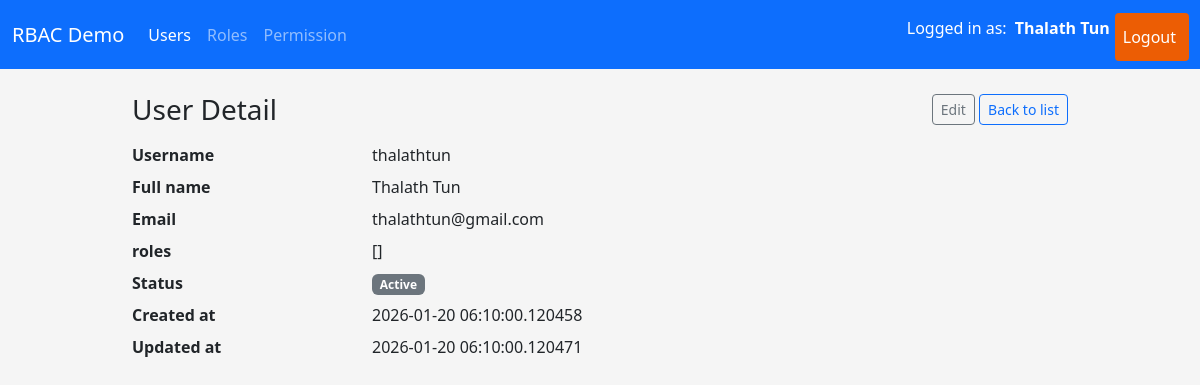
Before: /users/2 (signed in) with the older database file.
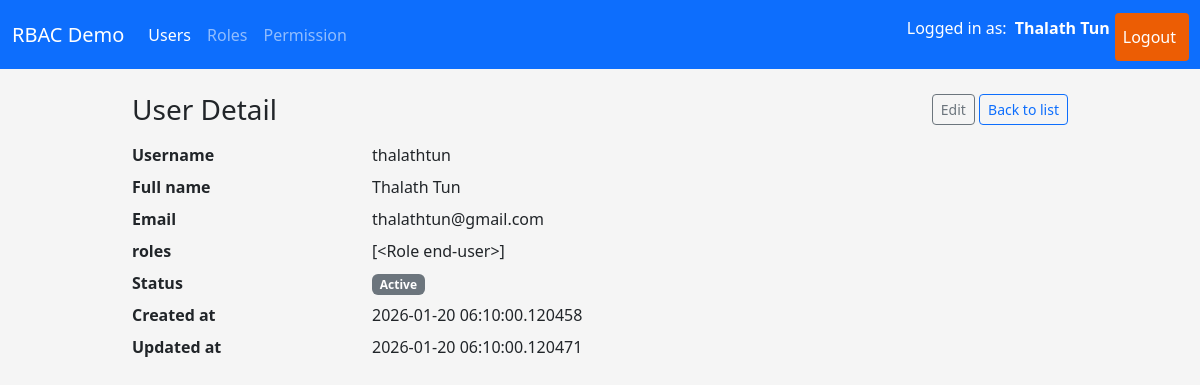
After: the same page with the newer database file.
### app/models/role.py (models this page shows, shortened)
class Role (db.Model):
    __tablename__ = "roles"
    id = db.Column(db.Integer, primary_key=True)
    name = db.Column(db.String(80), unique=True, nullable=False)
    description = db.Column(db.String(255))
    created_at = db.Column(db.DateTime, default=datetime.utcnow, nullable=False)
    updated_at = db.Column(
        db.DateTime, default=datetime.utcnow, onupdate=datetime.utcnow, nullable=False
    )
    users = db.relationship("User", secondary=user_roles, back_populates="roles")
    permissions = db.relationship("Permission", secondary=role_permissions, back_populates="roles")
    def __repr__(self) -> str:
        return f"<Role {self.name}>"

### app/routes/user_routes.py (the view)
@user_bp.route("/<int:user_id>")
@login_required
def detail(user_id: int):
    user = UserService.get_by_id(user_id)
    if user is None:
        abort(404)
    return render_template("users/detail.html", user=user)

### app/services/user_services.py (called while the page is built)
    @staticmethod
    def get_by_id(user_id: int) -> Optional[User]:
        return User.query.get(user_id)

### app/templates/users/detail.html (shortened to what this page needs)
{% extends "layouts/base.html" %}
{% block content %}
<div class="d-flex justify-content-between align-items-center mb-3">
    <h1 class="h3 mb-0">User Detail</h1>
    <div>
        <a href="{{ url_for('users.edit', user_id=user.id) }}"
           class="btn btn-sm btn-outline-secondary">Edit</a>
        <a href="{{ url_for('users.index') }}"
           class="btn btn-sm btn-outline-primary">Back to list</a>
    </div>
</div>
<dl class="row">
    <dt class="col-sm-3">Username</dt>
    <dd class="col-sm-9">{{ user.username }}</dd>
    <dt class="col-sm-3">Full name</dt>
    <dd class="col-sm-9">{{ user.full_name }}</dd>
    <dt class="col-sm-3">Email</dt>
    <dd class="col-sm-9">{{ user.email }}</dd>
    <dt class="col-sm-3">roles</dt>
    <dd class="col-sm-9">{{ user.roles }}</dd>
    <dt class="col-sm-3">Status</dt>
    <dd class="col-sm-9">
        {% if user.is_active %}
        <span class="badge text-bg-secondary">Active</span>
        {% else %}
        <span class="badge text-bg-secondary">Inactive</span>
        {% endif %}
    </dd>
    <dt class="col-sm-3">Created at</dt>
    <dd class="col-sm-9">{{ user.created_at }}</dd>
    <dt class="col-sm-3">Updated at</dt>
    <dd class="col-sm-9">{{ user.updated_at }}</dd>
</dl>
{% endblock %}

Changed rows visible on the page:
added Role: roles "[<Role end-user>]"
Other visible differences:
{{ user.roles }}: "[]" → (not shown)
